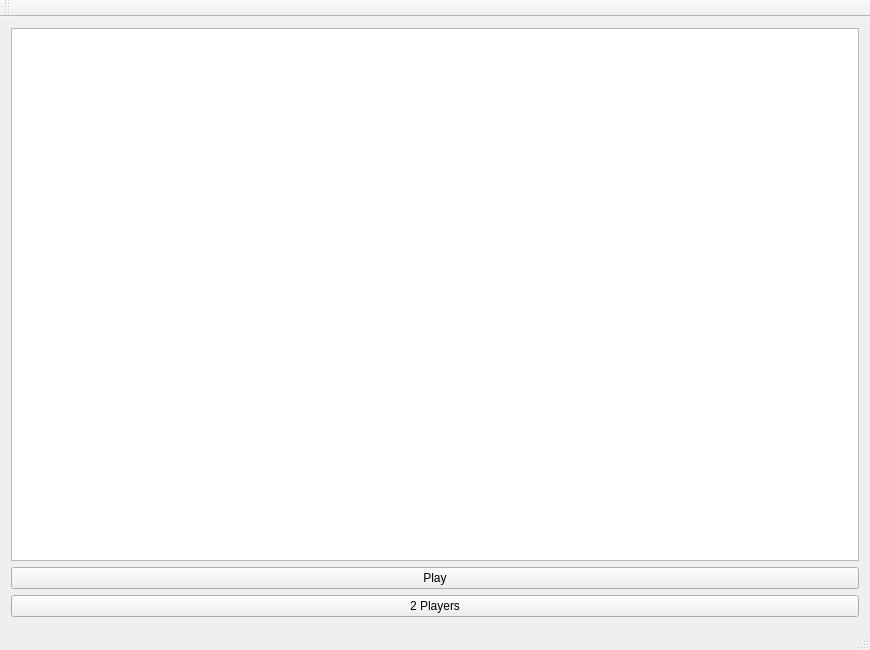
<?xml version="1.0" encoding="UTF-8"?>
<ui version="4.0">
 <class>MainWindow</class>
 <widget class="QMainWindow" name="MainWindow">
  <property name="geometry">
   <rect>
    <x>0</x>
    <y>0</y>
    <width>870</width>
    <height>650</height>
   </rect>
  </property>
  <property name="windowTitle">
   <string>MainWindow</string>
  </property>
  <widget class="QWidget" name="centralWidget">
   <layout class="QGridLayout" name="gridLayout">
    <item row="1" column="0">
     <widget class="QPushButton" name="pushButton">
      <property name="text">
       <string>Play</string>
      </property>
     </widget>
    </item>
    <item row="0" column="0">
     <widget class="QGraphicsView" name="graphicsView"/>
    </item>
    <item row="2" column="0">
     <widget class="QPushButton" name="pushButton_2">
      <property name="text">
       <string>2 Players</string>
      </property>
     </widget>
    </item>
   </layout>
  </widget>
  <widget class="QMenuBar" name="menuBar">
   <property name="geometry">
    <rect>
     <x>0</x>
     <y>0</y>
     <width>870</width>
     <height>17</height>
    </rect>
   </property>
  </widget>
  <widget class="QToolBar" name="mainToolBar">
   <attribute name="toolBarArea">
    <enum>TopToolBarArea</enum>
   </attribute>
   <attribute name="toolBarBreak">
    <bool>false</bool>
   </attribute>
  </widget>
  <widget class="QStatusBar" name="statusBar"/>
 </widget>
 <layoutdefault spacing="6" margin="11"/>
 <resources/>
 <connections/>
</ui>
